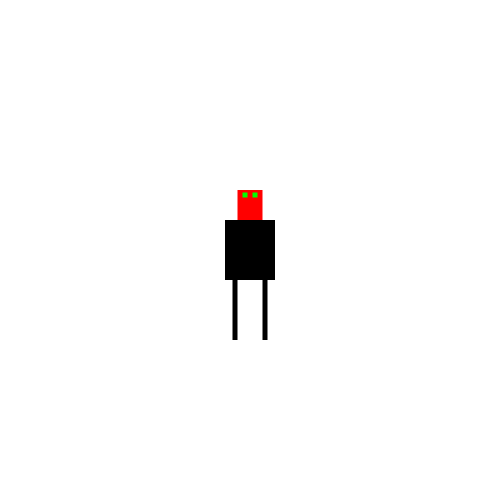
Frame 1 (no input)
Frame 60 (the mouse pressed at the canvas centre just before this capture): identical to frame 1, image omitted
Frame 120 (the mouse held since frame 60 and released just before this capture): blank canvas, image omitted

The Processing sketch that drew this single still picture (run headless with seeded random() and noise(); from frame 60 on, the mouse is pressed at the canvas centre):

// Processing sketch: Helton_S9_A2
// ── Helton_S9_A2.pde
Human person;

void setup() {
  person = new Human();
  size(500, 500);
}
boolean tf = false;
void draw() {
  background(255);
  //Display takes the arguments of (x, y , height, body color, head color, eye color)
  person.display(width/2, height/2, 60, color(0), color(255, 0, 0), color(0, 255, 0));
  if (tf == true) {
    person.sleep();
  }
}
//If the mouse is pressed it either makes him sleep or wakes him up
void mousePressed() {
  tf = !tf;
}
// ── Human.pde
class Human {

  Human() {
  }

  void display(int x, int y, int h, color c, color c2, color c3) {
    rectMode(CENTER);
    noStroke();
    fill(c2);
    rect(x, y-h/2, 25, h);
    fill(c3);
    rect(x-5, y-h+5, 5, 5);
    rect(x+5, y-h+5, 5, 5);
    fill(c);
    rect(x, y, 50, h);
    rect(x-15, y+h, 5, h);
    rect(x+15, y+h, 5, h);
  }

  void sleep() {
    fill(0);
    translate(0, 0);
    rect(0, 0, 1000, 1000);
  }
}
